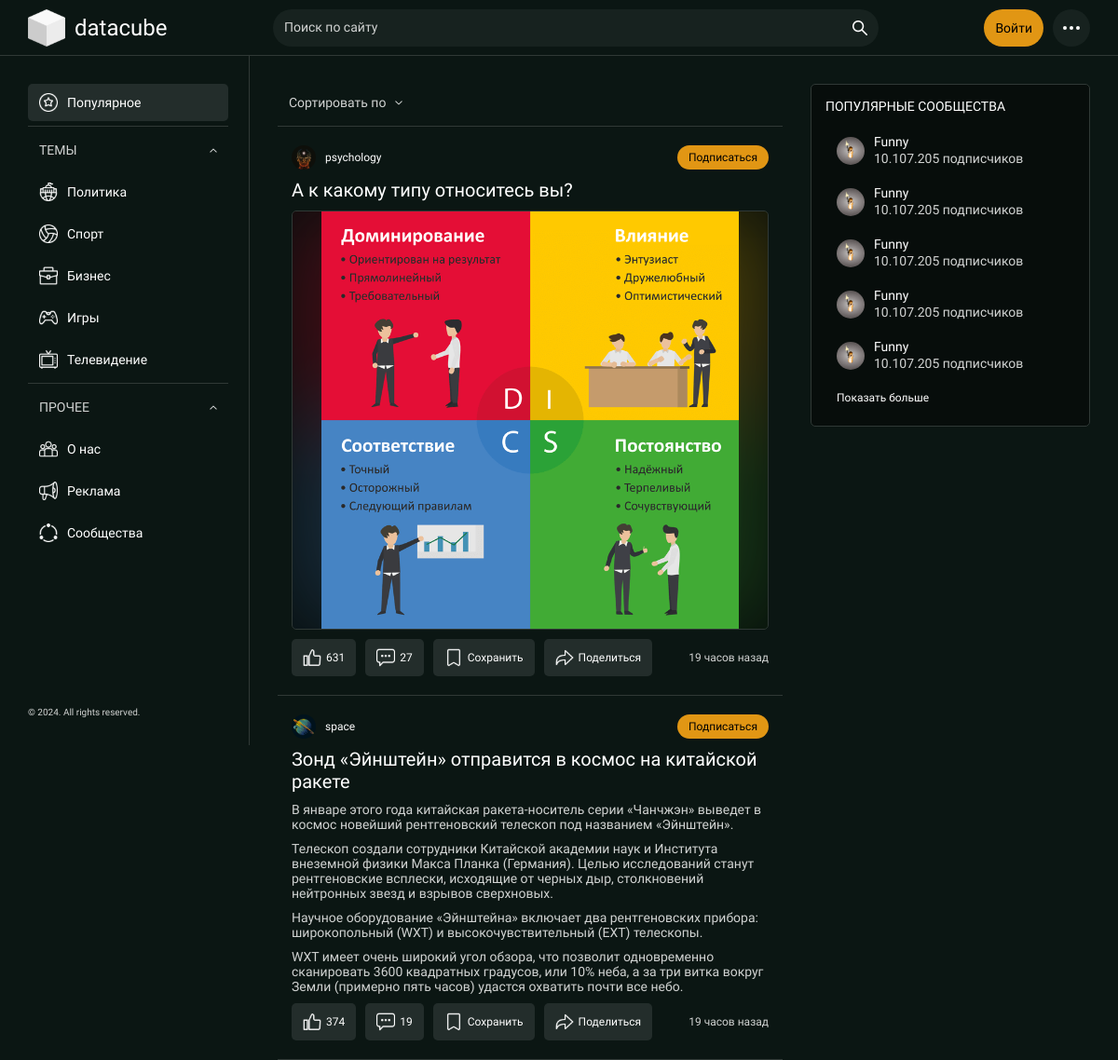
The page / on the database its author committed.
### tables this page shows
CREATE TABLE `topics` (
  `id` bigint UNSIGNED NOT NULL,
  `topic` varchar(255) DEFAULT NULL,
  `topic_image` varchar(255) DEFAULT NULL
);

CREATE TABLE `posts` (
  `id` bigint UNSIGNED NOT NULL,
  `heading` varchar(255) DEFAULT NULL,
  `text` text,
  `post_image` varchar(255) DEFAULT NULL,
  `count_likes` bigint UNSIGNED NOT NULL DEFAULT '0',
  `count_comments` bigint UNSIGNED NOT NULL DEFAULT '0',
  `created_at` timestamp NOT NULL DEFAULT CURRENT_TIMESTAMP,
  `user_id` bigint UNSIGNED NOT NULL,
  `community_id` bigint UNSIGNED NOT NULL,
  `topic_id` bigint UNSIGNED NOT NULL
);

CREATE TABLE `communities` (
  `id` bigint UNSIGNED NOT NULL,
  `community` varchar(255) DEFAULT NULL,
  `community_image` varchar(255) DEFAULT NULL,
  `description` varchar(255) DEFAULT NULL,
  `count_subscribers` bigint UNSIGNED NOT NULL DEFAULT '0',
  `topic_id` bigint UNSIGNED NOT NULL
);

### index.php (the view, shortened to what this page needs)
<?php
   require_once "./app/components/header.php";
?>
   <main>
      <div class="main-container">
         <?php require_once "./app/components/aside.php"; ?>
         <section class="main-central">
            <div class="main-central__header">
               <a href="#" class="main-central__header__btnSort">
                  Сортировать по<img src="./assets/images/arrow.svg" alt="Стрелочка" class="main-central__header__iconArrow">
               </a>
            </div>
            <div class="separator"></div>
            <div class="main-central__feedPosts">
            <?php if($posts->num_rows > 0) { ?>
               <?php while($post = $posts->fetch_assoc()) { ?>
                  <a href="./post.php?id=<?php echo $post['id']; ?>" class="main-central__post">
                     <div class="main-central__postHeader">
                        <span href="#" class="main-central__postCommunity">
                           <img src="./assets/images/<?php echo $post['community_image']; ?>" alt="<?php echo $post['community']; ?>" class="main-central__postCommunity__icon"><?php echo $post['community']; ?>
                        </span>
                        <form action="#">
                           <button class="main-central__postSubscribe">Подписаться</button>
                        </form>
                     </div>
                     <div class="main-central__postText">
                        <?php echo $post['heading']; ?>
                     </div>
                     <?php if($post['text'] == NULL) { ?>
                        <div class="main-central__postImg">
                           <div class="main-central__postImg__slot">
                              <img src="./assets/images/<?php echo $post['post_image']; ?>" alt="Основное изображение" class="main-central__postImg__mainImg">
                           </div>
                        </div>
                     <?php } else { ?>
                     <div class="main-central__postTextP">
                        <?php echo $post['text']; ?>
                     </div>
                     <?php } ?>
                     <form action="#" class="main-central__postFooter">
                        <div class="main-central__postFooter__block">
                           <button class="main-central__postFooter__btn"><img src="./assets/images/inactive-like.svg" alt="Лайк" class="main-central__postFooter__btnIcon"><?php echo $post['count_likes']; ?></button>
                           <button class="main-central__postFooter__btn"><img src="./assets/images/comment.svg" alt="Комментарий" class="main-central__postFooter__btnIcon"><?php echo $post['count_comments']; ?></button>
                           <button class="main-central__postFooter__btn"><img src="./assets/images/inactive-save.svg" alt="Сохранить" class="main-central__postFooter__btnIcon">Сохранить</button>
                           <button class="main-central__postFooter__btn"><img src="./assets/images/share.svg" alt="Поделиться" class="main-central__postFooter__btnIcon">Поделиться</button>
                        </div>
                        <div class="main-central__postFooter__block main-central__postFooter__time">
                           19 часов назад
                        </div>
                     </form>
                  </a>
                  <div class="separator"></div>
                  <?php } ?>
               <?php } else { ?>
                  <div class="main-central__feedPosts__noPosts">
                     По вашему запросу нет постов
                  </div>
               <?php } ?>
            </div>
         </section>
         <section class="main-right">
            <div class="main-right__block main-right__communities">
               <div class="main-right__communities__title">
                  ПОПУЛЯРНЫЕ СООБЩЕСТВА
               </div>
               <a href="#" class="main-right__community">
                  <img src="./assets/images/Funny.jpg" alt="Логотип сообщества" class="main-right__community__icon">
                  <div class="main-right__community__text">
                     <span class="main-right__community__name">Funny</span>
                     <span class="main-right__community__subscribers">10.107.205 подписчиков</span>
                  </div>
               </a>
               <a href="#" class="main-right__community">
                  <img src="./assets/images/Funny.jpg" alt="Логотип сообщества" class="main-right__community__icon">
                  <div class="main-right__community__text">
                     <span class="main-right__community__name">Funny</span>
                     <span class="main-right__community__subscribers">10.107.205 подписчиков</span>
                  </div>
               </a>
               <a href="#" class="main-right__community">
                  <img src="./assets/images/Funny.jpg" alt="Логотип сообщества" class="main-right__community__icon">
                  <div class="main-right__community__text">
                     <span class="main-right__community__name">Funny</span>
                     <span class="main-right__community__subscribers">10.107.205 подписчиков</span>
                  </div>
               </a>
               <a href="#" class="main-right__community">
                  <img src="./assets/images/Funny.jpg" alt="Логотип сообщества" class="main-right__community__icon">
                  <div class="main-right__community__text">
                     <span class="main-right__community__name">Funny</span>
                     <span class="main-right__community__subscribers">10.107.205 подписчиков</span>
                  </div>
               </a>
               <a href="#" class="main-right__community">
                  <img src="./assets/images/Funny.jpg" alt="Логотип сообщества" class="main-right__community__icon">
                  <div class="main-right__community__text">
                     <span class="main-right__community__name">Funny</span>
                     <span class="main-right__community__subscribers">10.107.205 подписчиков</span>
                  </div>
               </a>
               <a href="#" class="main-right__community__btnMore">
                  Показать больше
               </a>
            </div>
         </section>
      </div>
   </main>
</body>
</html>

### app/components/aside.php
<?php
   $topics = $link->query("SELECT * FROM `topics`");
?>
         <aside>
            <div class="aside-block aside-main">
               <a href="#" class="aside-main__btnActive">
                  <img src="./assets/images/popular.svg" alt="Популярное" class="aside-main__icon">Популярное
               </a>
               <div class="separator"></div>
               <div class="aside-main__list" data-id="1">
                  <a href="#" class="aside-main__list__openList" data-id="1">
                     ТЕМЫ<img src="./assets/images/arrow.svg" alt="Стрелочка" class="aside-main__list__iconArrow" data-id="1">
                  </a>
                  <div class="aside-main__listHidden" data-id="1">
                     <div class="aside-main__listShow" data-id="1">
                        <?php while($topic = $topics->fetch_assoc()) { ?>
                           <a href="./index.php?topic=<?php echo $topic['id']; ?>" class="aside-main__btn">
                              <img src="./assets/images/<?php echo $topic['topic_image']; ?>.svg" alt="Популярное" class="aside-main__icon"><?php echo $topic['topic']; ?>
                           </a>
                        <?php } ?>
                     </div>
                  </div>
               </div>
               <div class="separator"></div>
               <div class="aside-main__list" data-id="2">
                  <a href="#" class="aside-main__list__openList" data-id="2">
                     ПРОЧЕЕ<img src="./assets/images/arrow.svg" alt="Стрелочка" class="aside-main__list__iconArrow" data-id="2">
                  </a>
                  <div class="aside-main__listHidden" data-id="2">
                     <div class="aside-main__listShow" data-id="2">
                        <a href="#" class="aside-main__btn">
                           <img src="./assets/images/about-us.svg" alt="Популярное" class="aside-main__icon">О нас
                        </a>
                        <a href="#" class="aside-main__btn">
                           <img src="./assets/images/advertisement.svg" alt="Популярное" class="aside-main__icon">Реклама
                        </a>
                        <a href="#" class="aside-main__btn">
                           <img src="./assets/images/communities.svg" alt="Популярное" class="aside-main__icon">Сообщества
                        </a>
                     </div>
                  </div>
               </div>
            </div>
            <div class="aside-block aside-footer">
               © 2024. All rights reserved.
            </div>
         </aside>

### rows shown on the page
topics: topic_image (picture), topic "Политика"
topics: topic_image (picture), topic "Спорт"
topics: topic_image (picture), topic "Бизнес"
topics: topic_image (picture), topic "Игры"
topics: topic_image (picture), topic "Телевидение"
posts: community.community (picture), community.community "psychology", heading "А к какому типу относитесь вы?", post_image (picture), count_likes "631", count_comments "27"
posts: community.community (picture), community.community "space", heading "Зонд «Эйнштейн» отправится в космос на китайской ракете", text "В январе этого года китайская ракета-носитель серии «Чанчжэн» выведет в космос новейший рентгеновский телескоп под названием «Эйнштейн». Телескоп создали сотрудники Китайской академии наук и Института внеземной физики Макса Планка (Германия). Целью исследований станут рентгеновские всплески, исходящие от черных дыр, столкновений нейтронных звезд и взрывов сверхновых. Научное оборудование «Эйнштейна» включает два рентгеновских прибора: широкопольный (WXT) и высокочувствительный (EXT) телескопы. WXT имеет очень широкий угол обзора, что позволит одновременно сканировать 3600 квадратных градусов, или 10% неба, а за три витка вокруг Земли (примерно пять часов) удастся охватить почти все небо.", count_likes "374", count_comments "19"
